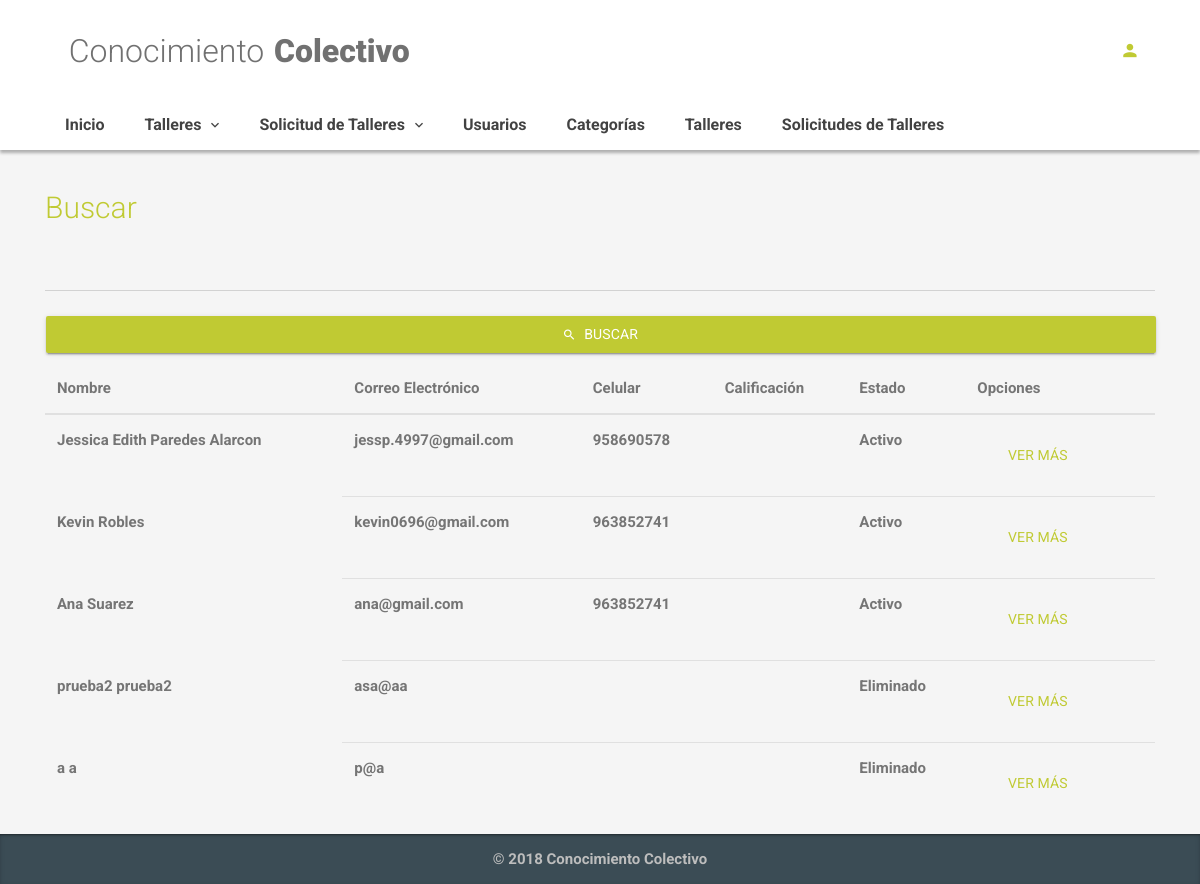
Page /index.php/admin on the earlier database version.
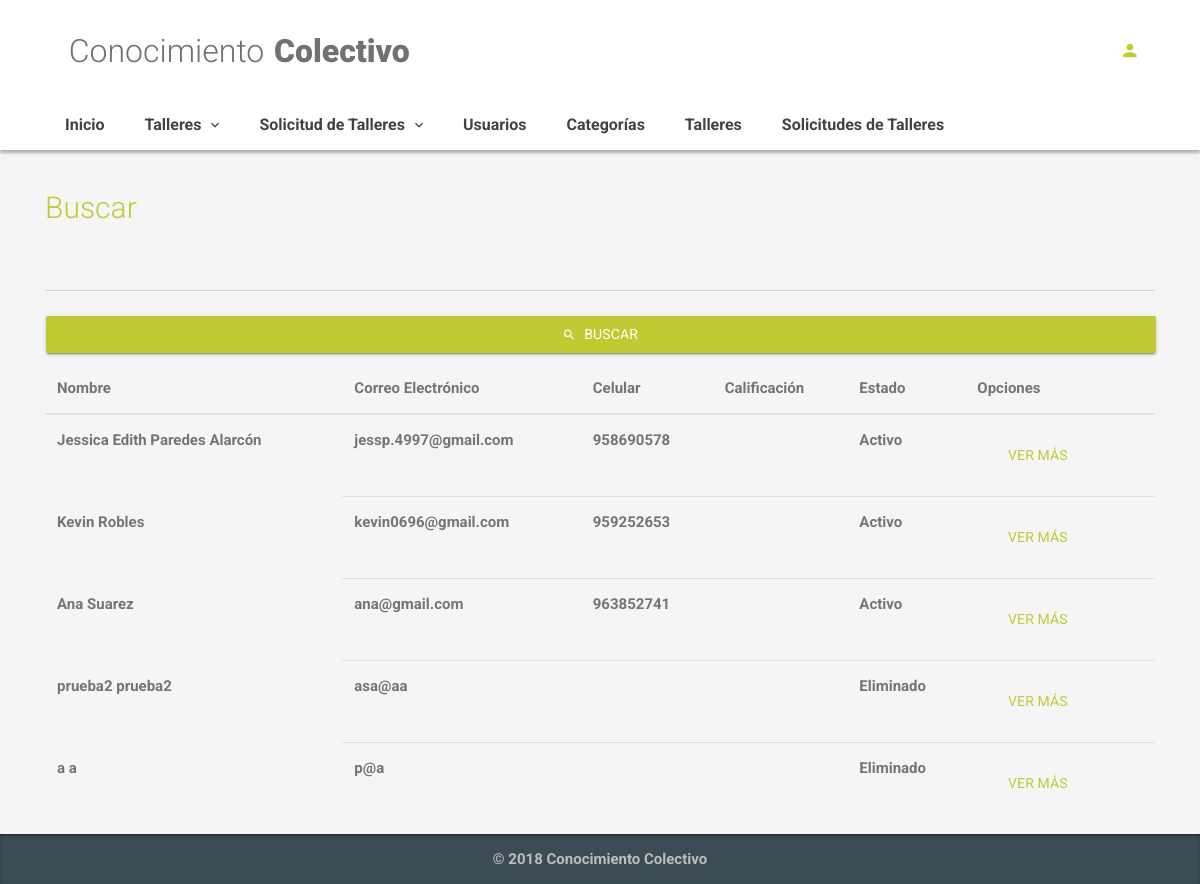
Same page on the later database version.
### tables this page shows
CREATE TABLE `users` (
  `id` int(11) NOT NULL AUTO_INCREMENT,
  `name` varchar(20) NOT NULL,
  `last_name` varchar(20) NOT NULL,
  `email` varchar(30) NOT NULL,
  `password` varchar(20) NOT NULL,
  `cell_phone` varchar(9) NOT NULL,
  `date_birth` date DEFAULT NULL,
  `description` varchar(100) DEFAULT NULL,
  `created_date` timestamp NOT NULL DEFAULT CURRENT_TIMESTAMP ON UPDATE CURRENT_TIMESTAMP,
  `gender` enum('Femenino','Masculino') NOT NULL,
  `removed` enum('Activo','Eliminado') NOT NULL,
  PRIMARY KEY (`id`)
);

### application/controllers/Admin.php (called while the page is built, shortened)
<?php
class Admin extends CI_Controller {
    public function __construct() {
		$this->load->model('admin_model');
	}
	public function index(){
		$q = $this->input->get('q');
		if(!empty($q)){
			$u_list = $this->admin_model->search_users_by_name($q);
		}else{
			$u_list = $this->admin_model->show_all_users();
		};
		$dataView=[
			'page'=>'admin/users/list',
			'lista_u'=> $u_list
		];
		$this->load->view('template/basic',$dataView);
	}
}

### index.php (called while the page is built, shortened)
<?php
require_once BASEPATH.'core/CodeIgniter.php';

### application/models/Admin_model.php (called while the page is built, shortened)
<?php
class Admin_model extends CI_Model {
  public function show_all_users(){
        $sql = "SELECT
                id,
                name,
                last_name,
                email,
                cell_phone,
                DATE_FORMAT(date_birth,'%d-%m-%Y') AS date_birth,
                description,
                gender,
                removed
              FROM
                users";
        $query = $this->db->query($sql);
        return $query->result_array();
  }
}

### application/views/admin/users/list.php (the view)
<div class="container">
    <form>
    <h2 class="color-primary">Buscar</h2>
    <div class="form-group">
      <input type="text" name="q" class="form-control"> </div>
      <button type="submit" class="btn btn-primary btn-raised btn-block">
        <i class="zmdi zmdi-search"></i>Buscar</button>
      </form>
    <table class="table">
  <thead>
    <tr>
      <th>Nombre</th>
      <th>Correo Electrónico</th>
      <th>Celular</th>
      <th>Calificación</th>
      <th>Estado</th>
      <th>Opciones</th>
    </tr>
  </thead>
  <tbody>
    <?php foreach($lista_u as $rows){?>
    <tr>
      <th><?php echo $rows['name']?> <?php echo $rows['last_name']?></th>
      <td><?php echo $rows['email']?></td>
      <td><?php echo $rows['cell_phone']?></td>
      <td></td>
      <td><?php echo $rows['removed']?></td>
      <td><a href="<?php echo site_url('admin/show_profile/' .$rows['id'])?>" class="btn btn-primary">Ver más</a></td>
    </tr>
    <?php }?>
  </tbody>
</table>
</div>

### application/views/template/basic.php (shortened to what this page needs)
<!DOCTYPE html>
<html lang="es">
  <head>
    <link rel="stylesheet" href="/assets/css/plugins.min.css">
    <link rel="stylesheet" href="/assets/css/style.lime-600.min.css">
  </head>
  <body>
    <div class="ms-site-container">
      <?php $this->load->view('template/header')?>
        <?php $this->load->view($page)?>
      <?php $this->load->view('template/footer')?>
    </div>
  </body>
</html>

### application/views/template/header.php (shortened to what this page needs)
<header class="ms-header ms-header-white">
    <div class="container container-full">
        <div class="ms-title">
            <a href="/">
                <h1 class="animated fadeInRight animation-delay-6">Conocimiento
                    <span>
                        <strong>&nbsp;&nbsp;&nbsp;
                            <strong>Colectivo</strong>
                    </span>
                </h1>
            </a>
        </div>
        <div class="header-right">
            <?php if($this->session->userdata('s_iduser') == false){?>
            <a href="<?php echo site_url('login')?>" class="btn-circle btn-circle-primary no-focus animated zoomInDown animation-delay-8">
                <i class="zmdi zmdi-account"></i>
            </a>
            <?php }?>
        </div>
    </div>
</header>
<nav class="navbar navbar-expand-md navbar-static ms-navbar ms-navbar-white">
    <div class="container container-full">
        <div class="collapse navbar-collapse" id="ms-navbar">
            <ul class="navbar-nav">
                <?php $this->load->view('template/menu')?>
            </ul>
        </div>
    </div>
</nav>

### application/views/template/menu.php (shortened to what this page needs)
<li class="nav-item">
    <a href="<?php echo site_url('')?>" class="nav-link animated fadeIn animation-delay-9" role="button" aria-haspopup="true" aria-expanded="false" data-name="inicio">Inicio</a>
</li>
<li class="nav-item dropdown">
    <a href="#" class="nav-link dropdown-toggle animated fadeIn animation-delay-9" data-toggle="dropdown" data-hover="dropdown" role="button" aria-haspopup="true" aria-expanded="false" data-name="ecommerce">
        Talleres
        <i class="zmdi zmdi-chevron-down"></i>
    </a>
</li>
<li class="nav-item dropdown">
    <a href="#" class="nav-link dropdown-toggle animated fadeIn animation-delay-9" data-toggle="dropdown" data-hover="dropdown" role="button" aria-haspopup="true" aria-expanded="false" data-name="ecommerce">
        Solicitud de Talleres
        <i class="zmdi zmdi-chevron-down"></i>
    </a>
</li>
<li class="nav-item">
    <a href="<?php echo site_url('admin')?>" class="nav-link animated fadeIn animation-delay-9" role="button" aria-haspopup="true" aria-expanded="false" data-name="inicio">Usuarios</a>
</li>
<li class="nav-item">
    <a href="<?php echo site_url('admin/categories_list')?>" class="nav-link animated fadeIn animation-delay-9" role="button" aria-haspopup="true" aria-expanded="false" data-name="inicio">Categorías</a>
</li>
<li class="nav-item">
    <a href="<?php echo site_url('admin/workshop_list')?>" class="nav-link animated fadeIn animation-delay-9" role="button" aria-haspopup="true" aria-expanded="false" data-name="inicio">Talleres</a>
</li>
<li class="nav-item">
    <a href="<?php echo site_url('admin/proposed_workshop_list')?>" class="nav-link animated fadeIn animation-delay-9" role="button" aria-haspopup="true" aria-expanded="false" data-name="inicio">Solicitudes de Talleres</a>
</li>

### application/views/template/footer.php (shortened to what this page needs)
 <footer class="ms-footer">
  <div class="container">
    <p> &copy; 2018 Conocimiento Colectivo</p>
  </div>
</footer>

Differences in the rows shown:
changed users "Jessica Edith": last_name "Paredes Alarcon" → "Paredes Alarcón"
changed users "Kevin": cell_phone "963852741" → "959252653"
